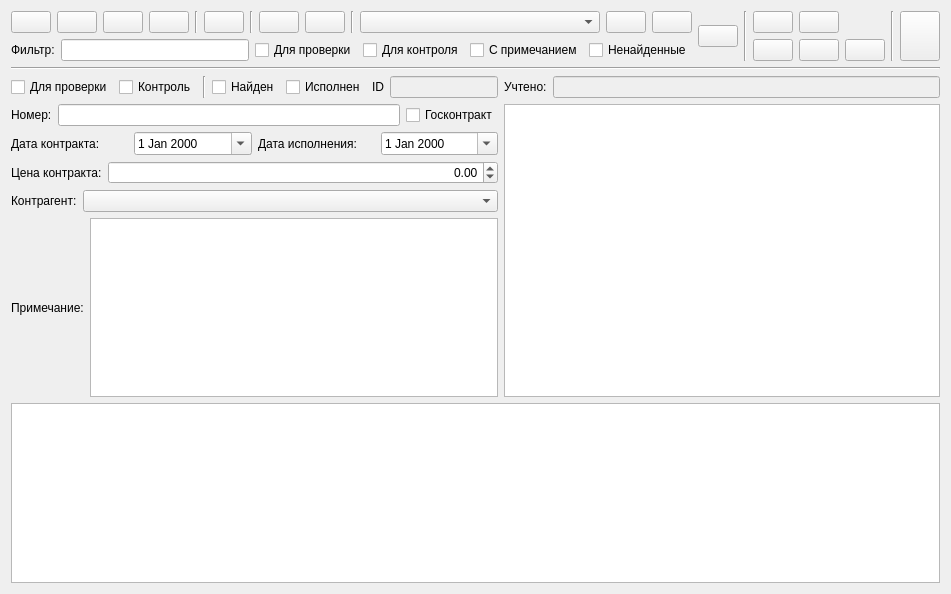
<?xml version="1.0" encoding="UTF-8"?>
<ui version="4.0">
 <class>FormContract</class>
 <widget class="QWidget" name="FormContract">
  <property name="geometry">
   <rect>
    <x>0</x>
    <y>0</y>
    <width>951</width>
    <height>594</height>
   </rect>
  </property>
  <property name="windowTitle">
   <string>Form</string>
  </property>
  <layout class="QVBoxLayout" name="verticalLayout_4">
   <item>
    <layout class="QHBoxLayout" name="horizontalLayout_5">
     <item>
      <layout class="QVBoxLayout" name="verticalLayout_2">
       <item>
        <layout class="QHBoxLayout" name="horizontalLayout_2">
         <item>
          <widget class="QPushButton" name="pushButton_first">
           <property name="text">
            <string/>
           </property>
           <property name="icon">
            <iconset resource="pix.qrc">
             <normaloff>:/pix/bb.png</normaloff>:/pix/bb.png</iconset>
           </property>
          </widget>
         </item>
         <item>
          <widget class="QPushButton" name="pushButton_prev">
           <property name="text">
            <string/>
           </property>
           <property name="icon">
            <iconset resource="pix.qrc">
             <normaloff>:/pix/b.png</normaloff>:/pix/b.png</iconset>
           </property>
          </widget>
         </item>
         <item>
          <widget class="QPushButton" name="pushButton_next">
           <property name="text">
            <string/>
           </property>
           <property name="icon">
            <iconset resource="pix.qrc">
             <normaloff>:/pix/f.png</normaloff>:/pix/f.png</iconset>
           </property>
          </widget>
         </item>
         <item>
          <widget class="QPushButton" name="pushButton_last">
           <property name="text">
            <string/>
           </property>
           <property name="icon">
            <iconset resource="pix.qrc">
             <normaloff>:/pix/ff.png</normaloff>:/pix/ff.png</iconset>
           </property>
          </widget>
         </item>
         <item>
          <widget class="Line" name="line_3">
           <property name="orientation">
            <enum>Qt::Vertical</enum>
           </property>
          </widget>
         </item>
         <item>
          <widget class="QPushButton" name="pushButton_refr">
           <property name="toolTip">
            <string>Обновить</string>
           </property>
           <property name="text">
            <string/>
           </property>
           <property name="icon">
            <iconset resource="pix.qrc">
             <normaloff>:/pix/reload.png</normaloff>:/pix/reload.png</iconset>
           </property>
          </widget>
         </item>
         <item>
          <widget class="Line" name="line_4">
           <property name="orientation">
            <enum>Qt::Vertical</enum>
           </property>
          </widget>
         </item>
         <item>
          <widget class="QPushButton" name="pushButton_add">
           <property name="toolTip">
            <string>Добавить</string>
           </property>
           <property name="text">
            <string/>
           </property>
           <property name="icon">
            <iconset resource="pix.qrc">
             <normaloff>:/pix/add.png</normaloff>:/pix/add.png</iconset>
           </property>
          </widget>
         </item>
         <item>
          <widget class="QPushButton" name="pushButton_del">
           <property name="toolTip">
            <string>Удалить</string>
           </property>
           <property name="text">
            <string/>
           </property>
           <property name="icon">
            <iconset resource="pix.qrc">
             <normaloff>:/pix/del.png</normaloff>:/pix/del.png</iconset>
           </property>
          </widget>
         </item>
         <item>
          <widget class="Line" name="line_7">
           <property name="orientation">
            <enum>Qt::Vertical</enum>
           </property>
          </widget>
         </item>
         <item>
          <widget class="QComboBox" name="comboBox_flt_counterparties">
           <property name="sizePolicy">
            <sizepolicy hsizetype="Expanding" vsizetype="Fixed">
             <horstretch>0</horstretch>
             <verstretch>0</verstretch>
            </sizepolicy>
           </property>
           <property name="toolTip">
            <string>Фильтр по контрагенту</string>
           </property>
          </widget>
         </item>
         <item>
          <widget class="QPushButton" name="pushButton_prev_con">
           <property name="toolTip">
            <string>Предыдущий контрагент</string>
           </property>
           <property name="text">
            <string/>
           </property>
           <property name="icon">
            <iconset resource="pix.qrc">
             <normaloff>:/pix/b.png</normaloff>:/pix/b.png</iconset>
           </property>
           <property name="iconSize">
            <size>
             <width>8</width>
             <height>12</height>
            </size>
           </property>
          </widget>
         </item>
         <item>
          <widget class="QPushButton" name="pushButton_next_con">
           <property name="toolTip">
            <string>Следующий контрагент</string>
           </property>
           <property name="text">
            <string/>
           </property>
           <property name="icon">
            <iconset resource="pix.qrc">
             <normaloff>:/pix/f.png</normaloff>:/pix/f.png</iconset>
           </property>
           <property name="iconSize">
            <size>
             <width>8</width>
             <height>12</height>
            </size>
           </property>
          </widget>
         </item>
        </layout>
       </item>
       <item>
        <layout class="QHBoxLayout" name="horizontalLayout">
         <item>
          <widget class="QLabel" name="label">
           <property name="text">
            <string>Фильтр:</string>
           </property>
          </widget>
         </item>
         <item>
          <widget class="QLineEdit" name="lineEdit_flt_all">
           <property name="sizePolicy">
            <sizepolicy hsizetype="Expanding" vsizetype="Fixed">
             <horstretch>0</horstretch>
             <verstretch>0</verstretch>
            </sizepolicy>
           </property>
           <property name="toolTip">
            <string>Фильтр по номеру, примечанию</string>
           </property>
          </widget>
         </item>
         <item>
          <widget class="QCheckBox" name="checkBox_flt_audit">
           <property name="toolTip">
            <string>показать договора для проверки</string>
           </property>
           <property name="text">
            <string>Для проверки</string>
           </property>
          </widget>
         </item>
         <item>
          <widget class="QCheckBox" name="checkBox__flt_for_check">
           <property name="toolTip">
            <string>Показать договора для контроля</string>
           </property>
           <property name="text">
            <string>Для контроля</string>
           </property>
          </widget>
         </item>
         <item>
          <widget class="QCheckBox" name="checkBox__flt_note">
           <property name="toolTip">
            <string>Показать договора с примечанием</string>
           </property>
           <property name="text">
            <string>С примечанием</string>
           </property>
          </widget>
         </item>
         <item>
          <widget class="QCheckBox" name="checkBox_noFind">
           <property name="toolTip">
            <string>Фильтр на ненайденные контракты выбранные для проверки</string>
           </property>
           <property name="text">
            <string>Ненайденные</string>
           </property>
          </widget>
         </item>
        </layout>
       </item>
      </layout>
     </item>
     <item>
      <widget class="QPushButton" name="pushButton_flt_clr">
       <property name="toolTip">
        <string>Сбросить фильтр</string>
       </property>
       <property name="text">
        <string/>
       </property>
       <property name="icon">
        <iconset resource="pix.qrc">
         <normaloff>:/pix/clear.png</normaloff>:/pix/clear.png</iconset>
       </property>
      </widget>
     </item>
     <item>
      <widget class="Line" name="line_2">
       <property name="orientation">
        <enum>Qt::Vertical</enum>
       </property>
      </widget>
     </item>
     <item>
      <layout class="QGridLayout" name="gridLayout">
       <item row="2" column="2">
        <widget class="QPushButton" name="pushButton_Dubl_rep">
         <property name="toolTip">
          <string>Дубликаты номеров</string>
         </property>
         <property name="text">
          <string/>
         </property>
         <property name="icon">
          <iconset resource="pix.qrc">
           <normaloff>:/pix/queryC.png</normaloff>:/pix/queryC.png</iconset>
         </property>
         <property name="iconSize">
          <size>
           <width>24</width>
           <height>24</height>
          </size>
         </property>
        </widget>
       </item>
       <item row="0" column="0">
        <widget class="QPushButton" name="pushButton_rep_for_audit">
         <property name="toolTip">
          <string>Список для проверки</string>
         </property>
         <property name="text">
          <string/>
         </property>
         <property name="icon">
          <iconset resource="pix.qrc">
           <normaloff>:/pix/queryS.png</normaloff>:/pix/queryS.png</iconset>
         </property>
         <property name="iconSize">
          <size>
           <width>24</width>
           <height>24</height>
          </size>
         </property>
        </widget>
       </item>
       <item row="2" column="0">
        <widget class="QPushButton" name="pushButton_pList">
         <property name="toolTip">
          <string>Карточка контракта</string>
         </property>
         <property name="text">
          <string/>
         </property>
         <property name="icon">
          <iconset resource="pix.qrc">
           <normaloff>:/pix/rep.png</normaloff>:/pix/rep.png</iconset>
         </property>
         <property name="iconSize">
          <size>
           <width>24</width>
           <height>24</height>
          </size>
         </property>
        </widget>
       </item>
       <item row="2" column="1">
        <widget class="QPushButton" name="pushButton__whith_note">
         <property name="toolTip">
          <string>Список по отобранным подробный</string>
         </property>
         <property name="text">
          <string/>
         </property>
         <property name="icon">
          <iconset resource="pix.qrc">
           <normaloff>:/pix/query.png</normaloff>:/pix/query.png</iconset>
         </property>
         <property name="iconSize">
          <size>
           <width>24</width>
           <height>24</height>
          </size>
         </property>
        </widget>
       </item>
       <item row="0" column="1">
        <widget class="QPushButton" name="pushButton_rep_list">
         <property name="sizePolicy">
          <sizepolicy hsizetype="Minimum" vsizetype="Fixed">
           <horstretch>0</horstretch>
           <verstretch>0</verstretch>
          </sizepolicy>
         </property>
         <property name="toolTip">
          <string>Сформировать список контрактов</string>
         </property>
         <property name="text">
          <string/>
         </property>
         <property name="icon">
          <iconset resource="pix.qrc">
           <normaloff>:/pix/query.png</normaloff>:/pix/query.png</iconset>
         </property>
         <property name="iconSize">
          <size>
           <width>24</width>
           <height>24</height>
          </size>
         </property>
        </widget>
       </item>
      </layout>
     </item>
     <item>
      <widget class="Line" name="line_5">
       <property name="orientation">
        <enum>Qt::Vertical</enum>
       </property>
      </widget>
     </item>
     <item>
      <widget class="QPushButton" name="pushButton_close">
       <property name="sizePolicy">
        <sizepolicy hsizetype="Minimum" vsizetype="Minimum">
         <horstretch>0</horstretch>
         <verstretch>0</verstretch>
        </sizepolicy>
       </property>
       <property name="toolTip">
        <string>Зактыть вкладку</string>
       </property>
       <property name="text">
        <string/>
       </property>
       <property name="icon">
        <iconset resource="pix.qrc">
         <normaloff>:/pix/exit.png</normaloff>:/pix/exit.png</iconset>
       </property>
       <property name="iconSize">
        <size>
         <width>32</width>
         <height>32</height>
        </size>
       </property>
      </widget>
     </item>
    </layout>
   </item>
   <item>
    <widget class="Line" name="line">
     <property name="orientation">
      <enum>Qt::Horizontal</enum>
     </property>
    </widget>
   </item>
   <item>
    <layout class="QHBoxLayout" name="horizontalLayout_11">
     <property name="sizeConstraint">
      <enum>QLayout::SetDefaultConstraint</enum>
     </property>
     <property name="leftMargin">
      <number>0</number>
     </property>
     <property name="topMargin">
      <number>0</number>
     </property>
     <property name="rightMargin">
      <number>0</number>
     </property>
     <item>
      <layout class="QVBoxLayout" name="verticalLayout_3">
       <property name="sizeConstraint">
        <enum>QLayout::SetDefaultConstraint</enum>
       </property>
       <property name="leftMargin">
        <number>0</number>
       </property>
       <item>
        <layout class="QHBoxLayout" name="horizontalLayout_3">
         <item>
          <widget class="QCheckBox" name="checkBox_for_audit">
           <property name="toolTip">
            <string>Выбран для проверки</string>
           </property>
           <property name="text">
            <string>Для проверки</string>
           </property>
          </widget>
         </item>
         <item>
          <widget class="QCheckBox" name="checkBox_for_check">
           <property name="toolTip">
            <string>Выбран для контроля</string>
           </property>
           <property name="text">
            <string>Контроль</string>
           </property>
          </widget>
         </item>
         <item>
          <widget class="Line" name="line_6">
           <property name="orientation">
            <enum>Qt::Vertical</enum>
           </property>
          </widget>
         </item>
         <item>
          <widget class="QCheckBox" name="checkBox_found">
           <property name="toolTip">
            <string>Найден оригинал договора</string>
           </property>
           <property name="text">
            <string>Найден</string>
           </property>
          </widget>
         </item>
         <item>
          <widget class="QCheckBox" name="checkBox_completed">
           <property name="toolTip">
            <string>Исполнен</string>
           </property>
           <property name="text">
            <string>Исполнен</string>
           </property>
          </widget>
         </item>
         <item>
          <widget class="QLabel" name="label_2">
           <property name="text">
            <string>ID</string>
           </property>
          </widget>
         </item>
         <item>
          <widget class="QLineEdit" name="lineEdit_id">
           <property name="enabled">
            <bool>false</bool>
           </property>
          </widget>
         </item>
        </layout>
       </item>
       <item>
        <layout class="QHBoxLayout" name="horizontalLayout_4">
         <item>
          <widget class="QLabel" name="label_3">
           <property name="text">
            <string>Номер:</string>
           </property>
          </widget>
         </item>
         <item>
          <widget class="QLineEdit" name="lineEdit_contract_number">
           <property name="sizePolicy">
            <sizepolicy hsizetype="Expanding" vsizetype="Fixed">
             <horstretch>0</horstretch>
             <verstretch>0</verstretch>
            </sizepolicy>
           </property>
          </widget>
         </item>
         <item>
          <widget class="QCheckBox" name="checkBox_state_contract">
           <property name="toolTip">
            <string>Является Госконтрактом</string>
           </property>
           <property name="text">
            <string>Госконтракт</string>
           </property>
          </widget>
         </item>
        </layout>
       </item>
       <item>
        <layout class="QHBoxLayout" name="horizontalLayout_6">
         <item>
          <widget class="QLabel" name="label_4">
           <property name="text">
            <string>Дата контракта:</string>
           </property>
          </widget>
         </item>
         <item>
          <widget class="QDateEdit" name="dateEdit_contract_date">
           <property name="sizePolicy">
            <sizepolicy hsizetype="Preferred" vsizetype="Fixed">
             <horstretch>0</horstretch>
             <verstretch>0</verstretch>
            </sizepolicy>
           </property>
           <property name="calendarPopup">
            <bool>true</bool>
           </property>
          </widget>
         </item>
         <item>
          <widget class="QLabel" name="label_5">
           <property name="text">
            <string>Дата исполнения:</string>
           </property>
          </widget>
         </item>
         <item>
          <widget class="QDateEdit" name="dateEdit_due_date">
           <property name="sizePolicy">
            <sizepolicy hsizetype="Preferred" vsizetype="Fixed">
             <horstretch>0</horstretch>
             <verstretch>0</verstretch>
            </sizepolicy>
           </property>
           <property name="calendarPopup">
            <bool>true</bool>
           </property>
          </widget>
         </item>
        </layout>
       </item>
       <item>
        <layout class="QHBoxLayout" name="horizontalLayout_7">
         <item>
          <widget class="QLabel" name="label_6">
           <property name="text">
            <string>Цена контракта:</string>
           </property>
          </widget>
         </item>
         <item>
          <widget class="QDoubleSpinBox" name="doubleSpinBox_price">
           <property name="sizePolicy">
            <sizepolicy hsizetype="Expanding" vsizetype="Fixed">
             <horstretch>0</horstretch>
             <verstretch>0</verstretch>
            </sizepolicy>
           </property>
           <property name="alignment">
            <set>Qt::AlignRight|Qt::AlignTrailing|Qt::AlignVCenter</set>
           </property>
           <property name="minimum">
            <double>-1000000000000000.000000000000000</double>
           </property>
           <property name="maximum">
            <double>1000000000000000.000000000000000</double>
           </property>
          </widget>
         </item>
        </layout>
       </item>
       <item>
        <layout class="QHBoxLayout" name="horizontalLayout_8">
         <item>
          <widget class="QLabel" name="label_7">
           <property name="text">
            <string>Контрагент:</string>
           </property>
          </widget>
         </item>
         <item>
          <widget class="QComboBox" name="comboBox_counterparty_id">
           <property name="sizePolicy">
            <sizepolicy hsizetype="Expanding" vsizetype="Fixed">
             <horstretch>0</horstretch>
             <verstretch>0</verstretch>
            </sizepolicy>
           </property>
          </widget>
         </item>
        </layout>
       </item>
       <item>
        <layout class="QHBoxLayout" name="horizontalLayout_9">
         <item>
          <widget class="QLabel" name="label_8">
           <property name="text">
            <string>Примечание:</string>
           </property>
          </widget>
         </item>
         <item>
          <widget class="QPlainTextEdit" name="plainTextEdit_note">
           <property name="sizePolicy">
            <sizepolicy hsizetype="Expanding" vsizetype="Preferred">
             <horstretch>0</horstretch>
             <verstretch>0</verstretch>
            </sizepolicy>
           </property>
          </widget>
         </item>
        </layout>
       </item>
      </layout>
     </item>
     <item>
      <layout class="QVBoxLayout" name="verticalLayout">
       <property name="leftMargin">
        <number>0</number>
       </property>
       <item>
        <layout class="QHBoxLayout" name="horizontalLayout_10">
         <item>
          <widget class="QLabel" name="label_9">
           <property name="text">
            <string>Учтено:</string>
           </property>
          </widget>
         </item>
         <item>
          <widget class="QLineEdit" name="lineEdit_b_sum">
           <property name="enabled">
            <bool>false</bool>
           </property>
           <property name="autoFillBackground">
            <bool>false</bool>
           </property>
           <property name="alignment">
            <set>Qt::AlignRight|Qt::AlignTrailing|Qt::AlignVCenter</set>
           </property>
          </widget>
         </item>
        </layout>
       </item>
       <item>
        <widget class="QTableView" name="tableView_decryption"/>
       </item>
      </layout>
     </item>
    </layout>
   </item>
   <item>
    <widget class="QTableView" name="tableView_contracts">
     <property name="sortingEnabled">
      <bool>true</bool>
     </property>
    </widget>
   </item>
  </layout>
 </widget>
 <resources>
  <include location="pix.qrc"/>
 </resources>
 <connections/>
</ui>
